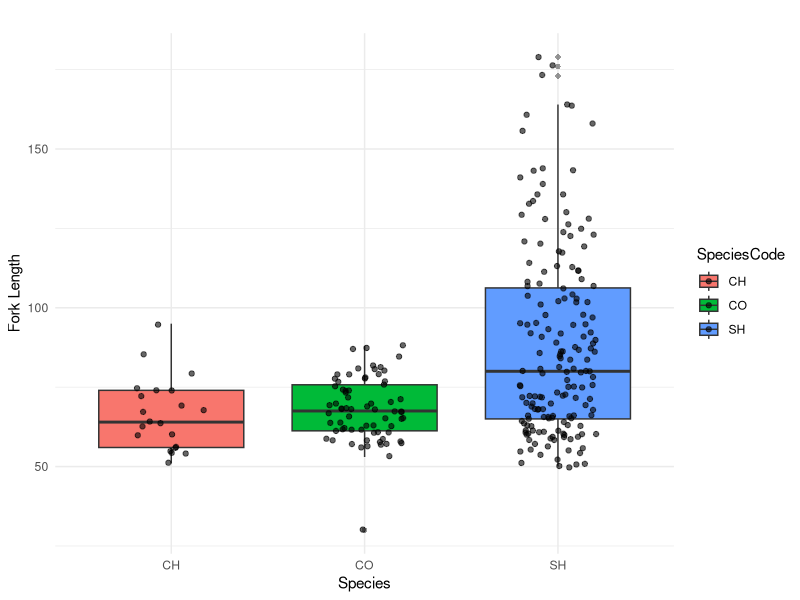
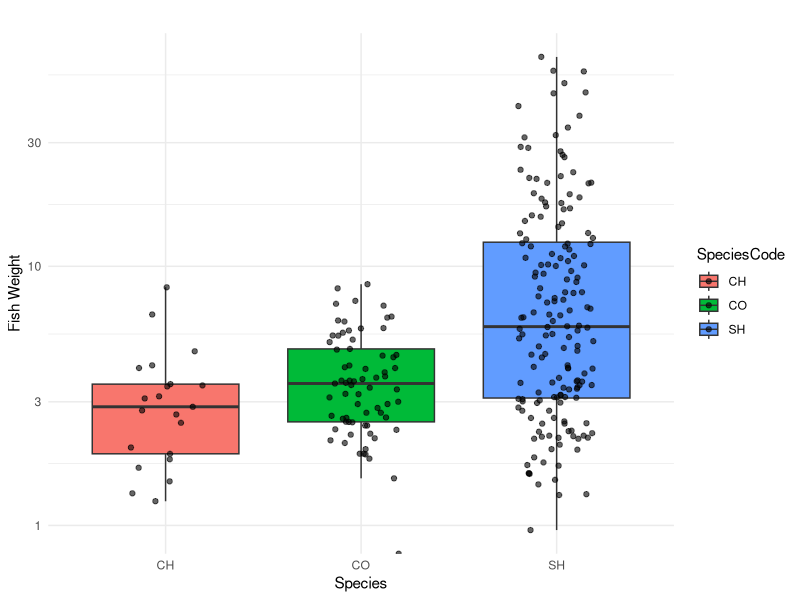
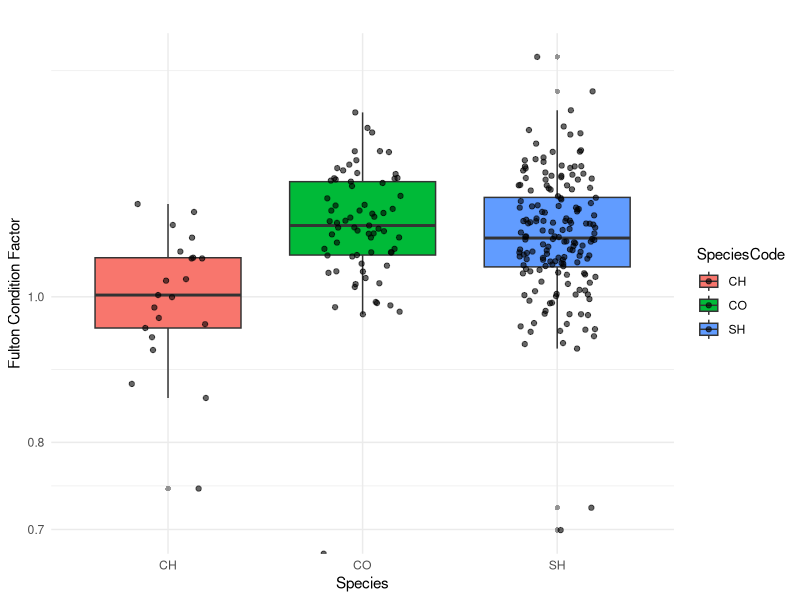
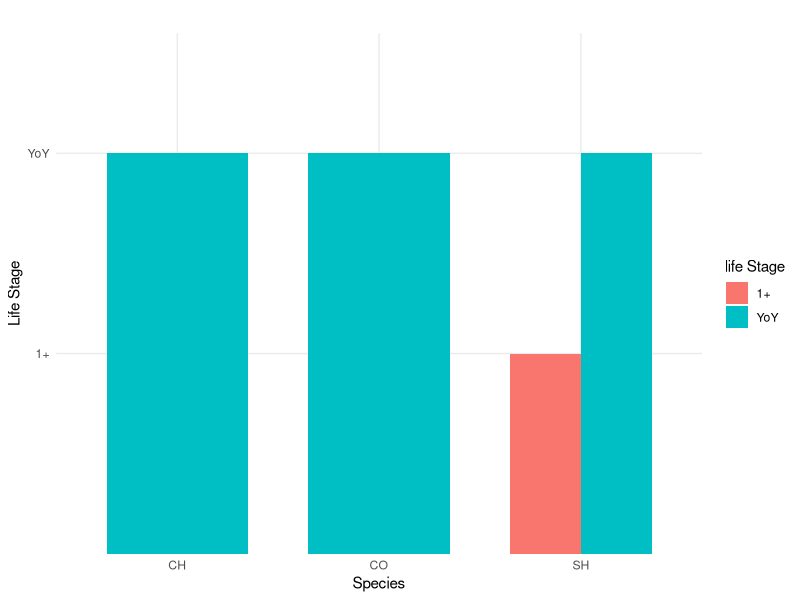
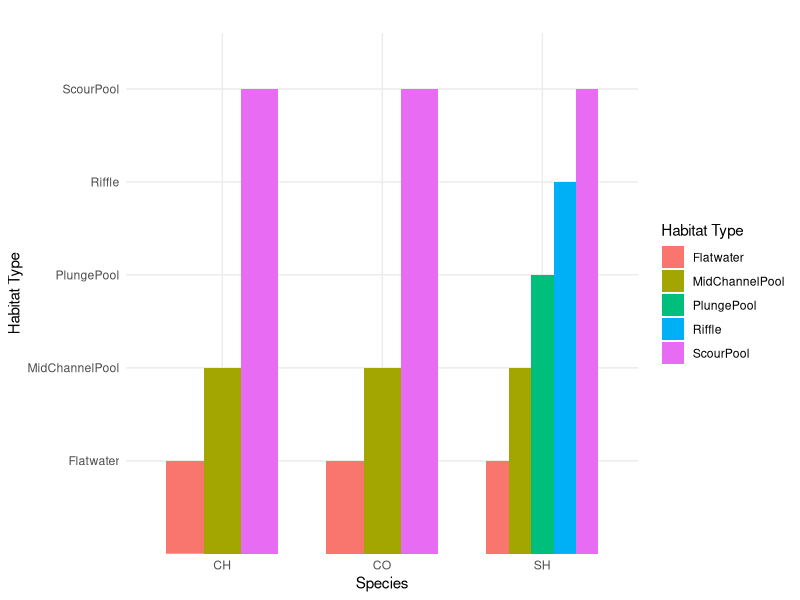
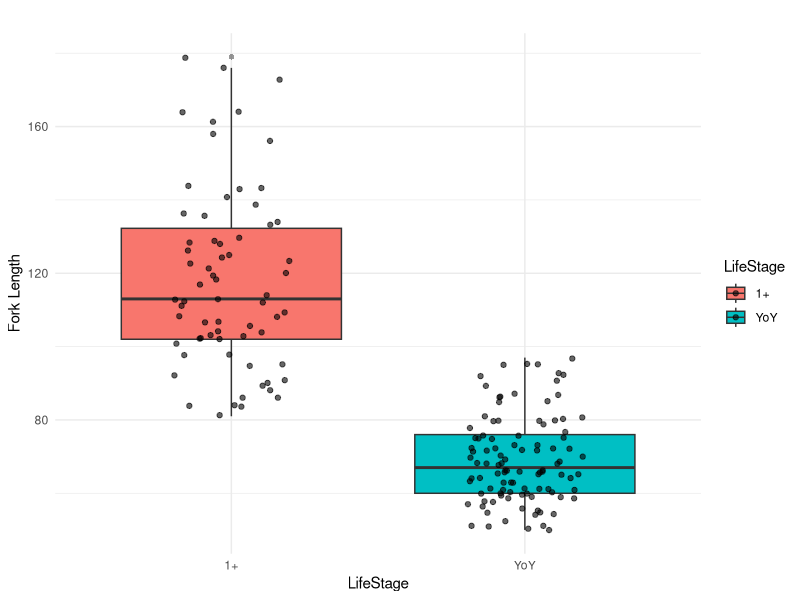
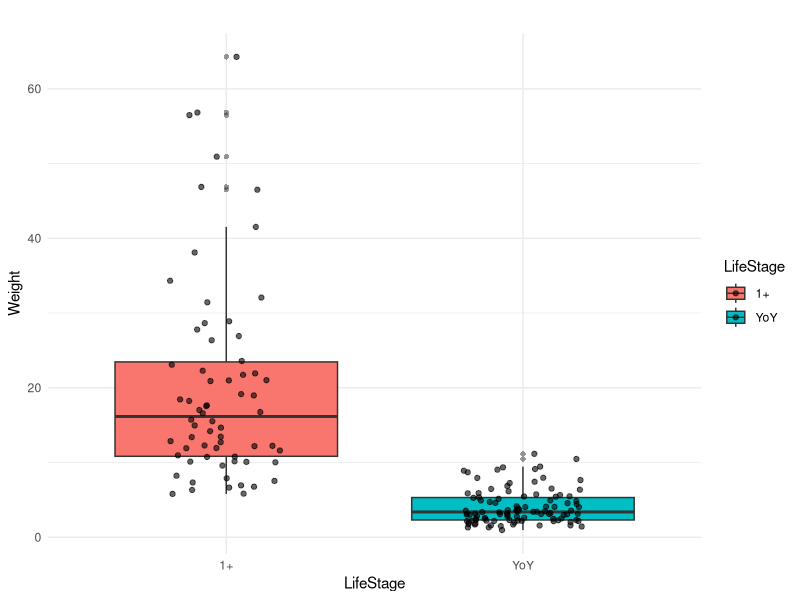
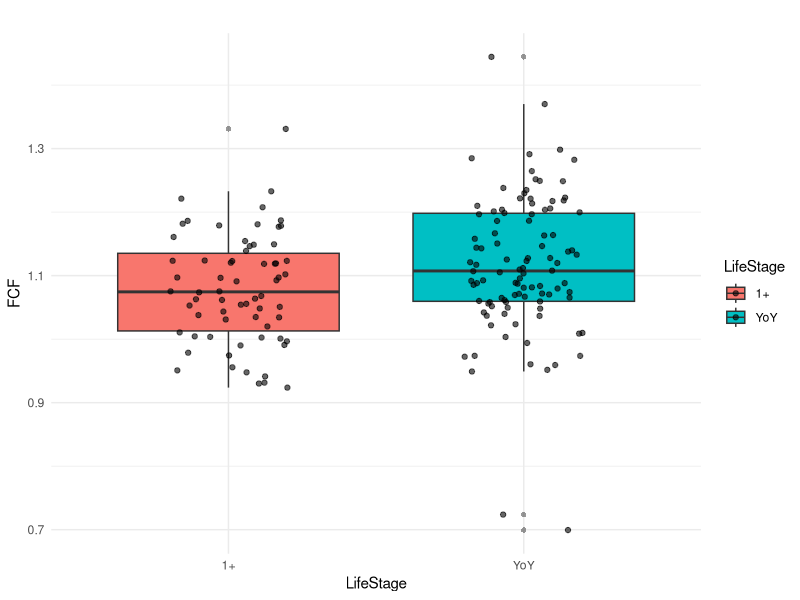

The R source for these figures, in order:
library(ggplot2)

#importing datasets 
library(readxl)
DietData <- read_excel("Data/DietData.xlsx")
View(DietData)
DietData_env <- read_excel("Data/DietData_env.xlsx")
View(DietData_env)

#EDA 
#Species X Body characteristics Box plots 
library(ggplot2)
#fork length = SH have significantly longer and more variable Fork legths 
ggplot(DietData_env, aes(x= SpeciesCode, y= ForkLength, fill= SpeciesCode))+
  geom_boxplot(outlier.shape = 16, outlier.alpha = 0.5) +
  geom_jitter(width = 0.2, alpha = 0.6, color = "black") +
    theme_minimal()+
    labs(title= "", 
         x= "Species",
         y="Fork Length"
    )
# Fish weight = SH are bigger with more variability 
ggplot(DietData_env, aes(x= SpeciesCode, y= FishWeight, fill= SpeciesCode))+
  geom_boxplot(outlier.shape = 16, outlier.alpha = 0.5) +
  geom_jitter(width = 0.2, alpha = 0.6, color = "black") +
  scale_y_log10() +
  theme_minimal()+
  labs(title= "", 
       x= "Species",
       y="Fish Weight"
  )
#Fulton Condition Factor = CH less , similar distributions 
ggplot(DietData_env, aes(x= SpeciesCode, y= FultonConditionFactor, fill= SpeciesCode))+
  geom_boxplot(outlier.shape = 16, outlier.alpha = 0.5) +
  geom_jitter(width = 0.2, alpha = 0.6, color = "black") +
  scale_y_log10() +
  theme_minimal()+
  labs(title= "", 
       x= "Species",
       y="Fulton Condition Factor"
  )

#Species x Life Stage = only SH Show 1+ life stage.. girl they are dominating ** how to get amount in each categroy into these? 
ggplot(DietData_env, aes(x= SpeciesCode, y= LifeStage, fill= LifeStage))+
  geom_col(position = "dodge", width = 0.7) +
  labs(title = "", 
       x= "Species",
       y= "Life Stage",
       fill= "life Stage" )+
  theme_minimal()

#Species x Habitat type= SH in Plunge Pool and Riffle as well, where others are in same 3 ** how to get amount in each categroy into these? 
ggplot(DietData_env, aes(x= SpeciesCode, y= HabitatType, fill= HabitatType))+
  geom_col(position = "dodge", width = 0.7) +
  labs(title = "", 
       x= "Species",
       y= "Habitat Type",
       fill= "Habitat Type" )+
  theme_minimal()

#EDA within each species 
# life stage x fork legth = older are bigger 
glayer1 <- subset(DietData_env, SpeciesCode == "SH")
ggplot(data= glayer1, aes(x= LifeStage, y= ForkLength, fill= LifeStage))+
  geom_boxplot(outlier.shape = 16, outlier.alpha = 0.5) +
  geom_jitter(width = 0.2, alpha = 0.6, color = "black") +
  theme_minimal()+
  labs(title= "", 
       x= "LifeStage",
       y="Fork Length"
  )
#life stage x weight  
glayer1 <- subset(DietData_env, SpeciesCode == "SH")
ggplot(data= glayer1, aes(x= LifeStage, y= FishWeight, fill= LifeStage))+
  geom_boxplot(outlier.shape = 16, outlier.alpha = 0.5) +
  geom_jitter(width = 0.2, alpha = 0.6, color = "black") +
  theme_minimal()+
  labs(title= "", 
       x= "LifeStage",
       y="Weight"
  )
#life stage x fulton condition factor === SH fishes slim out with maturity 
glayer1 <- subset(DietData_env, SpeciesCode == "SH")
ggplot(data= glayer1, aes(x= LifeStage, y= FultonConditionFactor, fill= LifeStage))+
  geom_boxplot(outlier.shape = 16, outlier.alpha = 0.5) +
  geom_jitter(width = 0.2, alpha = 0.6, color = "black") +
  theme_minimal()+
  labs(title= "", 
       x= "LifeStage",
       y="FCF"
  )
#life stage x habitat type = all stages in all habitats for SH
glayer1 <- subset(DietData_env, SpeciesCode == "SH")
ggplot(data= glayer1, aes(x= LifeStage, y= HabitatType, fill = HabitatType)) + 
  geom_col(position = "dodge", width = 0.7) +
  labs(title = "", 
       x= "Species",
       y= "Life Stage",
       fill= "life Stage" )+
  theme_minimal()
#life stage x habitat type for CO 


#Species diet comparisons.. getting tricky 
#LETS GOOOO NMDS ** not quite there... is it that there is not enough defintition between diets? 
library(vegan)
library(readxl)
library(tidyverse)
library(ggrepel)
DietData_m <-as.matrix(DietData)
View(DietData_m)
NMDS2 <- metaMDS(DietData_m, distance= "bray", k=2, try=20)
stressplot(NMDS2)
NMDS_point <- as_tibble(NMDS2$points)
NMDS_full <- cbind(DietData_env, NMDS_point)
Prey_points <- NMDS2$species %>% as.data.frame() %>%
  rownames_to_column(var = 'Prey')
View(Prey_points)
#makes the plot 
p.NMS_plot <- ggplot()+
  geom_jitter(data= NMDS_full, aes(x= MDS1, y= MDS2,
                                   color= SpeciesCode, 
                                   fill= SpeciesCode),
              size= 3, width = 0.3, height = 0.3)+
  stat_ellipse(data = NMDS_full, aes(x= MDS1, y= MDS2,
                                     color= SpeciesCode,
                                     fill= SpeciesCode),
               geom= "polygon",
               level= 0.8, alpha= 0.3)+
  geom_text_repel(data= Prey_points, aes(x= MDS1, y= MDS2,
                                     label= Prey), color ="black", family= "Helvetica")+
  labs(title = "")+
  theme_bw()
p.NMS_plot
